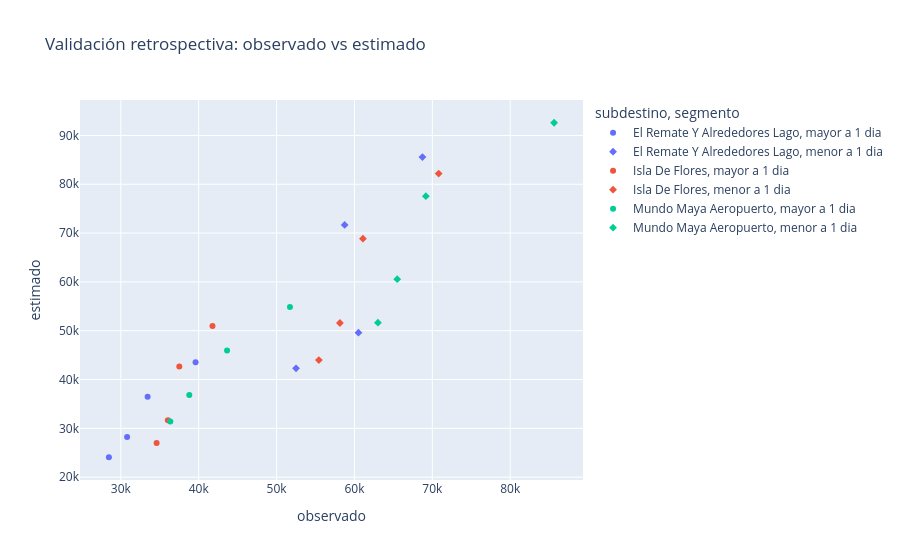

Notebook code for this chart:
### Code cell
px.scatter(detalle,x="observado",y="estimado",color="subdestino",symbol="segmento",title="Validación retrospectiva: observado vs estimado").show()

### Figure 1 — Plotly figure (JSON) as saved in the notebook; plotly's stock layout.template omitted (floating-point values rounded to 4 significant figures)
{"data": [{"hovertemplate": "subdestino=El Remate Y Alrededores Lago<br>segmento=mayor a 1 dia<br>observado=%{x}<br>estimado=%{y}<extra></extra>", "legendgroup": "El Remate Y Alrededores Lago, mayor a 1 dia", "marker": {"color": "#636efa", "symbol": "circle"}, "mode": "markers", "name": "El Remate Y Alrededores Lago, mayor a 1 dia", "orientation": "v", "showlegend": true, "type": "scatter", "x": [28470.0, 30810.0, 33440.0, 39600.0], "xaxis": "x", "y": [24080.0, 28230.0, 36490.0, 43560.0], "yaxis": "y"}, {"hovertemplate": "subdestino=El Remate Y Alrededores Lago<br>segmento=menor a 1 dia<br>observado=%{x}<br>estimado=%{y}<extra></extra>", "legendgroup": "El Remate Y Alrededores Lago, menor a 1 dia", "marker": {"color": "#636efa", "symbol": "diamond"}, "mode": "markers", "name": "El Remate Y Alrededores Lago, menor a 1 dia", "orientation": "v", "showlegend": true, "type": "scatter", "x": [52500.0, 60510.0, 58740.0, 68730.0], "xaxis": "x", "y": [42300.0, 49600.0, 71670.0, 85560.0], "yaxis": "y"}, {"hovertemplate": "subdestino=Isla De Flores<br>segmento=mayor a 1 dia<br>observado=%{x}<br>estimado=%{y}<extra></extra>", "legendgroup": "Isla De Flores, mayor a 1 dia", "marker": {"color": "#EF553B", "symbol": "circle"}, "mode": "markers", "name": "Isla De Flores, mayor a 1 dia", "orientation": "v", "showlegend": true, "type": "scatter", "x": [34590.0, 36040.0, 37510.0, 41770.0], "xaxis": "x", "y": [27010.0, 31670.0, 42690.0, 50960.0], "yaxis": "y"}, {"hovertemplate": "subdestino=Isla De Flores<br>segmento=menor a 1 dia<br>observado=%{x}<br>estimado=%{y}<extra></extra>", "legendgroup": "Isla De Flores, menor a 1 dia", "marker": {"color": "#EF553B", "symbol": "diamond"}, "mode": "markers", "name": "Isla De Flores, menor a 1 dia", "orientation": "v", "showlegend": true, "type": "scatter", "x": [55430.0, 58130.0, 61090.0, 70810.0], "xaxis": "x", "y": [43980.0, 51580.0, 68850.0, 82200.0], "yaxis": "y"}, {"hovertemplate": "subdestino=Mundo Maya Aeropuerto<br>segmento=mayor a 1 dia<br>observado=%{x}<br>estimado=%{y}<extra></extra>", "legendgroup": "Mundo Maya Aeropuerto, mayor a 1 dia", "marker": {"color": "#00cc96", "symbol": "circle"}, "mode": "markers", "name": "Mundo Maya Aeropuerto, mayor a 1 dia", "orientation": "v", "showlegend": true, "type": "scatter", "x": [36360.0, 38790.0, 43640.0, 51720.0], "xaxis": "x", "y": [31420.0, 36850.0, 45950.0, 54850.0], "yaxis": "y"}, {"hovertemplate": "subdestino=Mundo Maya Aeropuerto<br>segmento=menor a 1 dia<br>observado=%{x}<br>estimado=%{y}<extra></extra>", "legendgroup": "Mundo Maya Aeropuerto, menor a 1 dia", "marker": {"color": "#00cc96", "symbol": "diamond"}, "mode": "markers", "name": "Mundo Maya Aeropuerto, menor a 1 dia", "orientation": "v", "showlegend": true, "type": "scatter", "x": [63010.0, 65490.0, 69170.0, 85640.0], "xaxis": "x", "y": [51650.0, 60560.0, 77570.0, 92600.0], "yaxis": "y"}], "layout": {"legend": {"title": {"text": "subdestino, segmento"}, "tracegroupgap": 0}, "title": {"text": "Validación retrospectiva: observado vs estimado"}, "xaxis": {"anchor": "y", "domain": [0, 1], "title": {"text": "observado"}}, "yaxis": {"anchor": "x", "domain": [0, 1], "title": {"text": "estimado"}}}}
